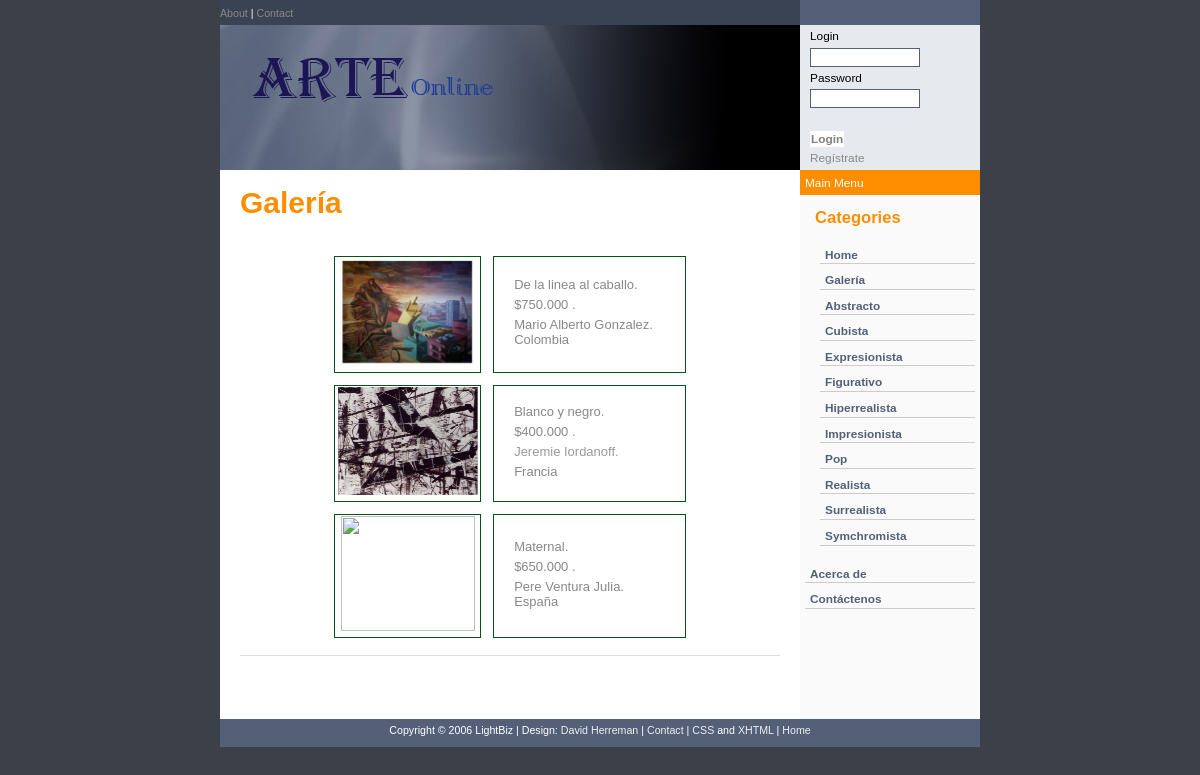
/gallery.php, run on the app's committed database.
### tables this page shows
CREATE TABLE `categorias` (
  `IdCat` varchar(45) NOT NULL,
  `NombreCat` varchar(45) NOT NULL,
  PRIMARY KEY (`IdCat`)
);

### gallery.php (the view, shortened to what this page needs)
<?php
include("includes/local.settings.php");
?>
<!DOCTYPE html PUBLIC "-//W3C//DTD XHTML 1.0 Transitional//EN" "http://www.w3.org/TR/xhtml1/DTD/xhtml1-transitional.dtd">
<html>
<head>
</head>
<body>
<div class="content">
  <div class="rside">
    <div class="topmenu"></div>
    <div class="loginbox">
      <div class="padding">
      <?php
	  if($_SESSION['login']==true) {
	    echo "Bienvenido, " . $_SESSION['nombreC']. "<br /><a href= \"index.php\">Logout</a>";
		 }else{ ?>
		 <form id="form2" name="form2" method="post" target="_self" enctype="application/x-www-form-urlencoded" action="">
          Login <br />
          <input type="text" value="" class="text" name="username" id="username" />
          <br />
          Password <br />
          <input type="password" value="" class="text" name="password" id="password" />
          <br />
	    <br />
          <input type="submit" name="login" id="login" value="Login" class="searchbutton" />
          <br />
	    <a href="registrar.php">Regístrate</a>
	    <br />
        </form>
		<?php } ?>
      </div>
    </div>
    <div class="topmain">Main Menu</div>
    <div class="menu">
      <h2>Categories</h2>
      <div class="nav">
        <ul>
          <li><a href="index2.php">Home</a></li>
          <li><a href="gallery.php">Galer&iacute;a</a></li>
      	<?php
		$conexion = mysql_connect($host,$username,$password);
		$query = "select * from categorias" ;
		$result = mysql_query($query,$conexion);
		if(mysql_num_rows($result)>0){
					while($row = mysql_fetch_array($result)){
		 echo '<li class=\"style2\"><a href="categorias.php?cat='.$row['IdCat'].'">'.$row['NombreCat']. "</a></li>";
					}
		 }
		 ?>
		 </ul>
          <li><a href="acercade.php">Acerca de </a></li>
          <li><a href="contactenos.php">Cont&aacute;ctenos</a></li>
      </div>
      <h2>&nbsp;</h2>
      <br />
    </div>
  </div>
  <div class="lside"><div class="topmenu"><a href="http://www.free-css.com/">About</a> | <a href="http://www.free-css.com/">Contact</a> </div>
    <div class="header">
      <div class="padding">
        <div class="citation">
   	    </div>
        <h1 align="center">&nbsp;</h1>
      </div>
    </div>
    <div class="main">
	<h2 class="Estilo1">Galer&iacute;a</h2>
	<p class="Estilo1">&nbsp;</p>
	<div align="center">
        <table width="397" cellspacing="12" bordercolor="#FFFFFF" bgcolor="#FFFFFF">
          <tr bordercolor="#FFFFFF">
            <td width="145"><p><a href="verproducto.php?idprod=P0014"><img src="images/DE LA LINEA AL CABALLO.jpg" width="135" height="108" /></a></p></td>
            <td width="206" bordercolor="#FFFFFF" class="main Estilo10"><p align="left" class="Estilo10">De la linea al caballo.</p>
                <p align="left" class="Estilo10"> $750.000 .</p>
            <p align="left" class="Estilo10">Mario Alberto Gonzalez. Colombia</p></td>
          </tr>
          <tr>
            <td width="145"><p><a href="verproducto.php?idprod=P0002"><img src="images/blanco y negro.jpg" width="140" height="108" /></a></p></td>
            <td width="206" class="main Estilo10"><p align="left" class="Estilo10">Blanco y negro.</p>
                <p align="left" class="Estilo10"> $400.000 .</p>
            <p align="left" class="Estilo12">Jeremie Iordanoff. </p>
            <p align="left" class="Estilo10">Francia</p></td>
          </tr>
          <tr>
            <td width="145"><p><a href="verproducto.php?idprod=P0011"><img src="images/maternal.jpg" width="134" height="115" /></a></p></td>
            <td width="206" class="main Estilo10"><p align="left" class="Estilo10">Maternal.</p>
                <p align="left" class="Estilo10"> $650.000 .</p>
            <p align="left" class="Estilo10">Pere Ventura Julia. Espa&ntilde;a</p></td>
          </tr>
        </table>
      </div>
     <p class="date">&nbsp;</p>
      <p><br />
      </p>
    </div>
  </div>
  <div class="footer"> Copyright &copy; 2006 LightBiz | Design: <a href="http://www.free-css-templates.com">David Herreman</a> | <a href="http://www.free-css.com/">Contact</a> | <a href="http://jigsaw.w3.org/css-validator/check/referer">CSS</a> and <a href="http://validator.w3.org/check?uri=referer">XHTML</a> | <a href="http://www.free-css.com/">Home</a> </div>
</div>
</body>
</html>

### images/style.css (style rules this page uses)
body { margin:0 0; padding:0; color:#FF8D66; line-height: 1.4em; background : #3C4049; font-family: Arial, Sans-Serif; font-size: 74%; }
.content { color: #505050; margin: 0 auto; padding: 0; width: 760px; background: #FAFAFA; }
.lside { background: #FFF; color: #000; width: 580px; float: left; }
.lside .topmenu { background: #3A4354; color: #FFF; width: 580px; height: 15px; padding: 5px 0 5px 0px; font-size: 90%; }
.lside .header { background: #546078 url(header.jpg) no-repeat; width: 580px; height: 145px; color: #FF8D00; }
.lside .header .padding { padding: 30px 0 0 35px; color: #FFF; }
.lside .header .citation { color : #EEE; font-size: 90%; float: right; text-align: right; padding-top: 40px; padding-right: 5px; padding-bottom: 0px; padding-left: 10px; }
.lside .main { background: #FFF; color: #FF8D00; padding: 15px 20px 15px 20px; }
.rside { background: #000; color: #000; width: 180px; float: right; clear: both; }
.rside .topmenu { background: #546078; height: 15px; color: #FFF; text-align: right; padding: 5px 5px 5px 0px; }
.rside .loginbox { background: #E6E9EE; height: 145px; color: #000; margin: 0; padding: 0px; }
.rside .loginbox .padding { padding: 0px 10px 0px 10px; line-height: 1.9em; margin: 0; }
.rside .topmain { background: #FF8D00; height: 15px; color: #FFF; padding: 5px; }
.rside .menu { background: #FAFAFA; padding: 5px; color: #333; }
.rside .menu h2 { color: #FF8D00; padding-left: 10px; }
.nav { clear: both; text-align: left; color: #7D8085; padding: 5px 0 0 0; }
.nav li { font-weight: bold; margin: 0 0 8px 0; padding: 0 0 0 5px; border-bottom: 1px solid #ccc; }
.nav li a { color: #546078; text-decoration: none; }
.footer { clear:both; width: 760px; padding-top: 3px; height: 25px; color:#FFF; font-size:90%; background: #546078; text-align:center; }
.footer a { color: #eee; }
p { margin: 0 0 5px 0; padding: 0; color: #888; background: inherit; }
a { color: #888; background: inherit; text-decoration:none; }
h1 { padding:0; margin:0; color: #FFF; background: inherit;font: bold 1.8em Arial, Sans-Serif; letter-spacing: -1px; }
h2 { background-color: inherit; color:#FF8D00; font-size:140%; font-weight:bold; margin: 10px 0 10px 0; padding:0; }
ul { margin: 5px 0 20px 15px; padding : 0; list-style : none; }
li { list-style-type: none; color: #F29900; margin: 0 0 0px 0; padding: 0 0 0 0px; }
li a { color: #546078; }
input.text { margin: 0; width: 110px; border: 1px solid #546078; background: #FFF; color: #808080; }
input.searchbutton { margin: 0; font-size: 100%; font-family: Arial, Sans-serif; border: none; background: #FFFFFF; color: #808080; padding: 1px; font-weight: bold; }
.date { color: #505050; background: #FFF; text-align: right; margin: 4px 0 5px 0; padding: 0.4em 0 0 0; border-top: 1px solid #ddd; }
table { width:70%; height:auto; margin:auto; border:1px solid #FFFFFF; text-align:center; font-size: 15px; }
table td { height:25px; background-color:#FFFFFF; color:#000000; border:1px solid #075217; }

### gallery.php (style rules this page uses)
.Estilo1 { font-size: 30px }
.Estilo10 { font-size: small }
.Estilo12 { font-size: small; color: #999999; }

### data on the page
categorias: NombreCat "Abstracto"
categorias: NombreCat "Cubista"
categorias: NombreCat "Expresionista"
categorias: NombreCat "Figurativo"
categorias: NombreCat "Hiperrealista"
categorias: NombreCat "Impresionista"
categorias: NombreCat "Pop"
categorias: NombreCat "Realista"
categorias: NombreCat "Surrealista"
categorias: NombreCat "Symchromista"
